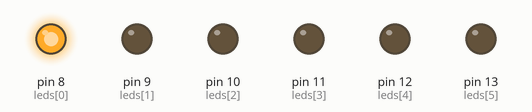
A sketch run on a simulated Arduino Uno, built with avr-gcc and run on an emulated ATmega328P. Parts: output pins drawn as LEDs (lit = HIGH).

Above: at 0.2 s.
At 1.7 s:
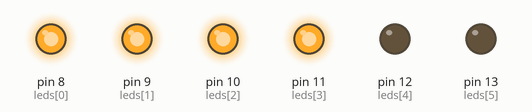
At 2.7 s:
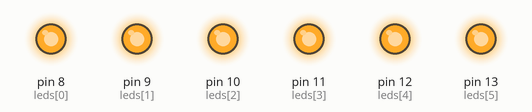
At 3.7 s:
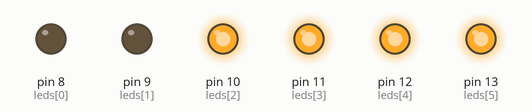
At 5.2 s:
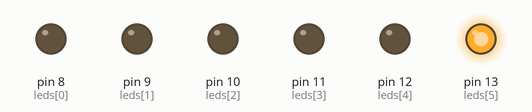
At 7.2 s:
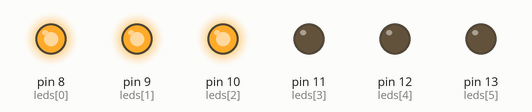
Timing chart, 0 to 7.8 s (numbered marks = the images above):
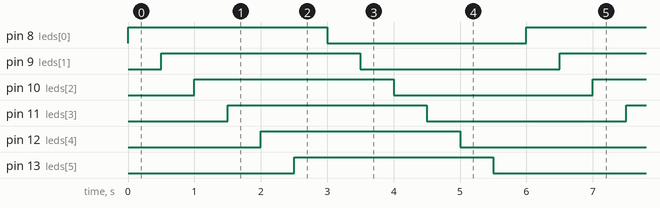

Measured:
- by itself, pin 8 (leds[0]), pin 9 (leds[1]), pin 10 (leds[2]), pin 11 (leds[3]), pin 12 (leds[4]), pin 13 (leds[5]): alternates HIGH for 3.0 s and LOW for 3.0 s
- by itself, everything shown: repeats every 6.0 s, in 12 steps

The sketch:

Pratica6_Sequencial_LED.ino
```cpp
int leds[]={8,9,10,11,12,13};

void setup(){

  for(int i=0; i<6; i++){
    pinMode(leds[i],OUTPUT);
  }
}

void loop(){

  for(int i=0; i<6; i++){
    acende(leds[i], HIGH);
  }

  for(int i=0; i<6; i++){
    acende(leds[i], LOW);
  }
}
// função personaliza para controlar a ação dos leds
void acende(int led, int acao){
  digitalWrite(led, acao);
  delay(500);
}
```
